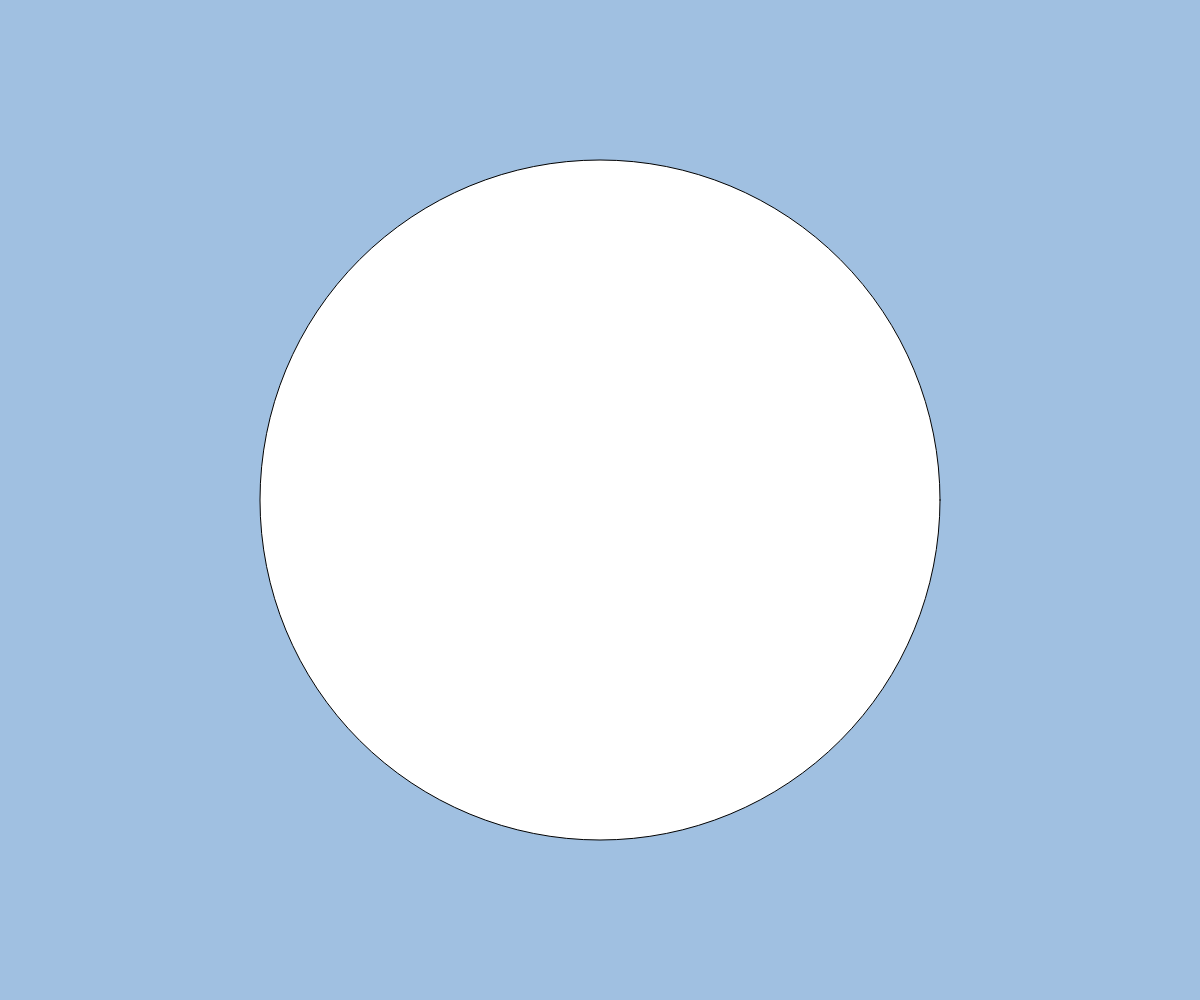
Frame 1 (no input)
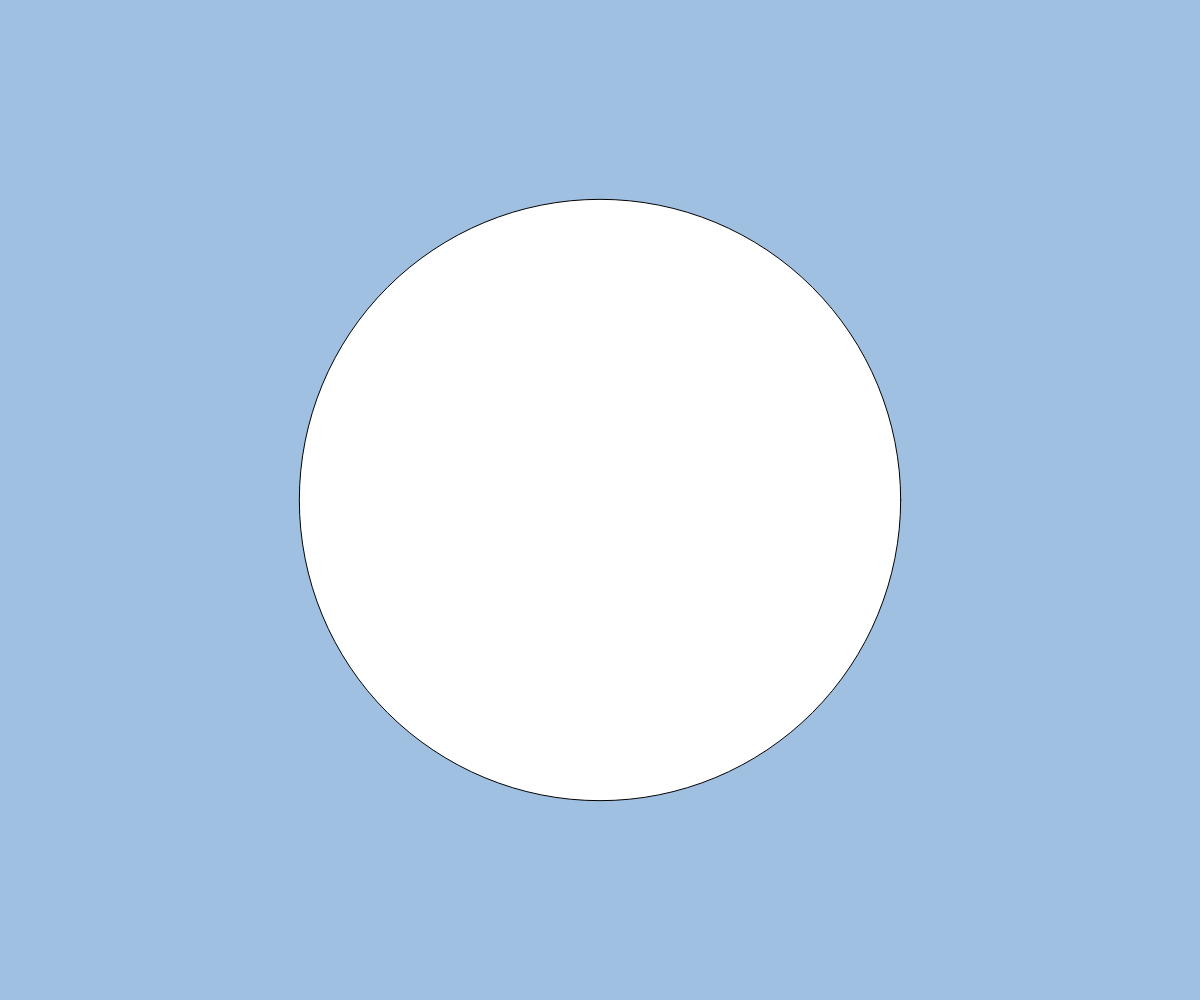
Frame 60 (no input)
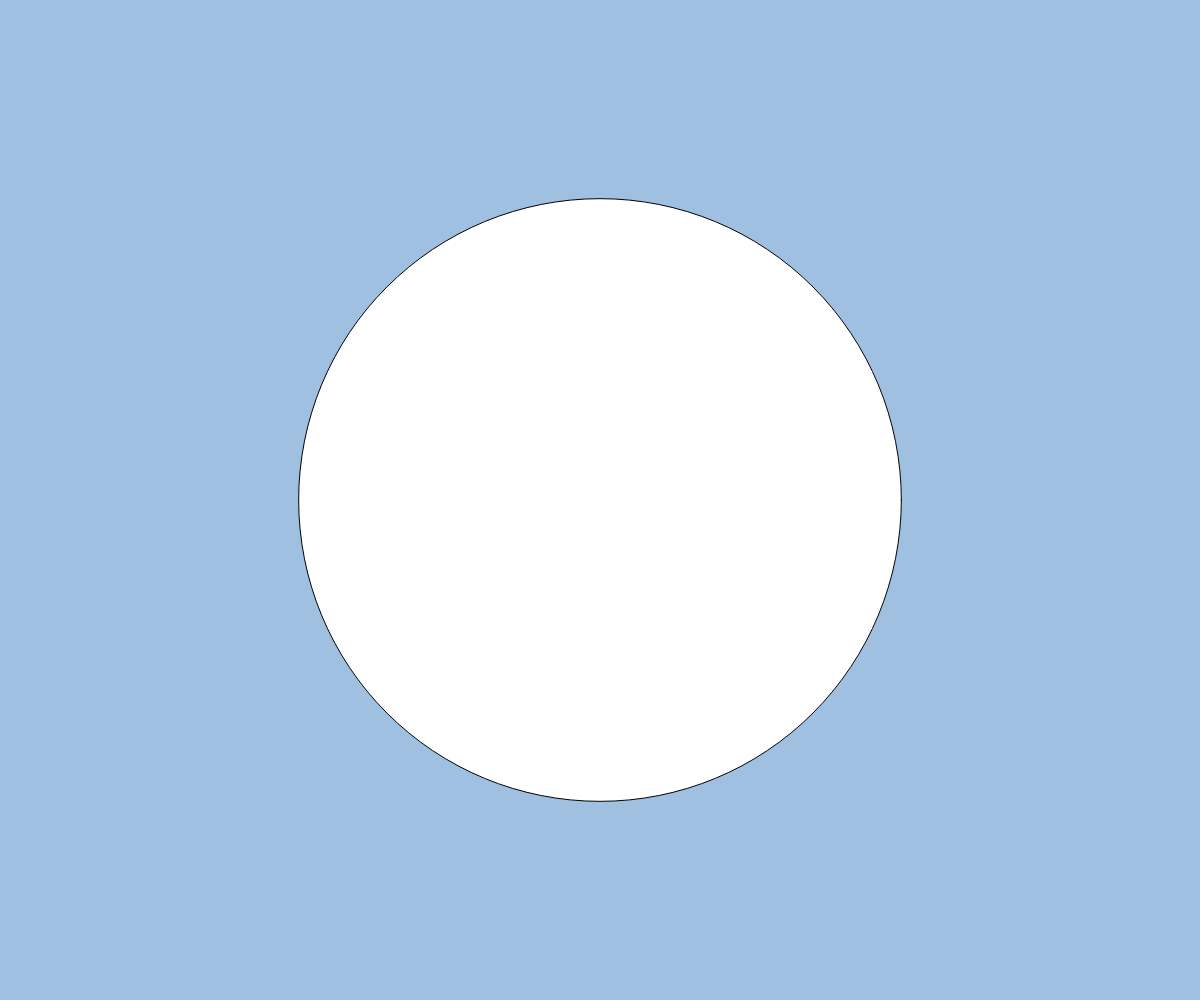
Frame 120 (the mouse pressed at the canvas centre since frame 60)

The p5.js sketch that drew these frames (run headless with seeded random() and noise() and a simulated clock; from frame 60 on, the mouse is pressed at the canvas centre):

// p5.js sketch
// ── sketch.js
let x, y;
let count, cycle;

function setup(){
  createCanvas(windowWidth,windowHeight);
  x = width / 2;
  y = height / 2;
  count = 0;
  cycle = 90;
}

function windowResized(){
  resizeCanvas(windowWidth,windowHeight);
}

function draw(){
  background(160, 192, 225);

  count = (count + 1) % cycle;
  console.log(count);
  let size = 80 / count;
  ellipse(width / 2, height / 2, size + x);

  if(keyIsDown(ENTER)){
  count = (count + 1.5) % cycle;
  console.log(count);
  let size = 80 / count;
  ellipse(width / 2, height / 2, size + x);
}
}
